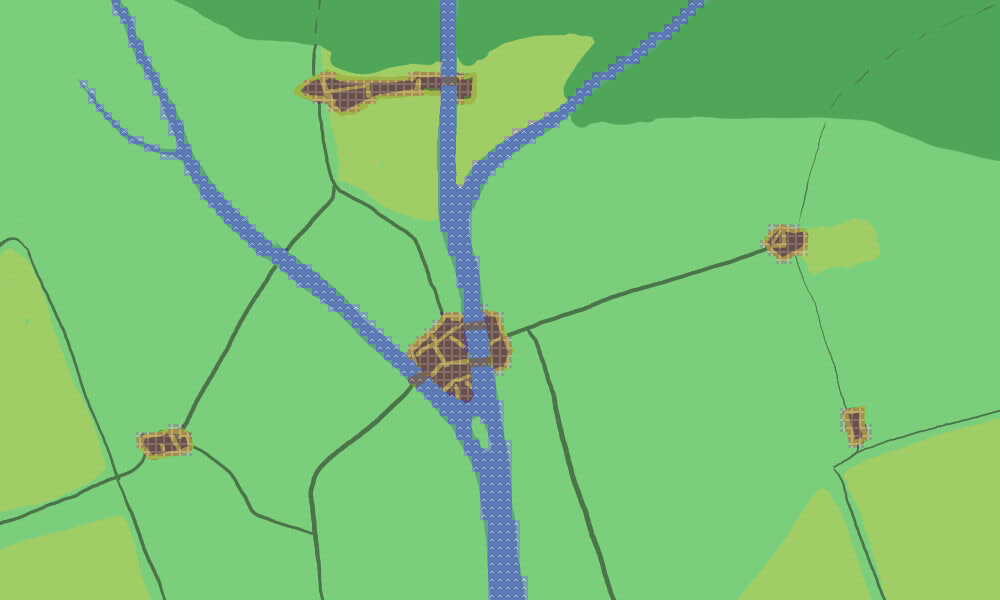

Tiled map render using the project's own tile images. Description and the map definition, with tile-layer contents summarised, below:
An orthogonal 125x75 tile map with 8x8 px tiles, 1 tile layer (base), 1 image layer.

<map version="1.0" orientation="orthogonal" renderorder="right-down" width="125" height="75" tilewidth="8" tileheight="8" backgroundcolor="#141414" nextobjectid="1">
 <tileset firstgid="1" name="tileset" tilewidth="8" tileheight="8" tilecount="64" columns="8">
  <image source="tileset.png" width="64" height="64" />
 </tileset>
 <imagelayer name="fancy">
  <image source="1.png" width="1000" height="600" />
 </imagelayer>
 <layer name="base" width="125" height="75" opacity="0.44">
  <data>[9375 cells, 9375 non-empty, 3 distinct tile ids]</data>
 </layer>
</map>